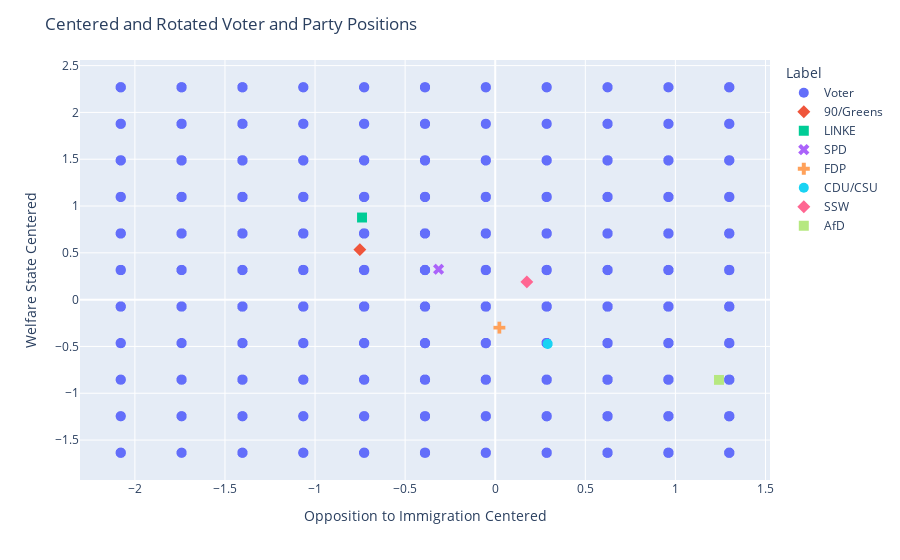

Notebook cell for this chart:
### Code cell
concatenated_df = pd.concat([voter_centered, party_centered], ignore_index=True)

fig = px.scatter(
    concatenated_df,
    x=f"{x_var} Centered",
    y=f"{y_var} Centered",
    color='Label',
    symbol='Label')
fig.update_traces(marker=dict(size=10))
fig.update_layout(title='Centered and Rotated Voter and Party Positions')
fig.show()

### Figure 1 — Plotly figure (JSON) as saved in the notebook; plotly's stock layout.template omitted (floating-point values rounded to 4 significant figures; data arrays with more than 128 entries replaced by an {"elided": "..."} marker saying what was removed)
{"data": [{"hovertemplate": "Label=Voter<br>Opposition to Immigration Centered=%{x}<br>Welfare State Centered=%{y}<extra></extra>", "legendgroup": "Voter", "marker": {"color": "#636efa", "size": 10, "symbol": "circle"}, "mode": "markers", "name": "Voter", "showlegend": true, "type": "scattergl", "x": {"elided": "7337 float values"}, "xaxis": "x", "y": {"elided": "7337 float values"}, "yaxis": "y"}, {"hovertemplate": "Label=90/Greens<br>Opposition to Immigration Centered=%{x}<br>Welfare State Centered=%{y}<extra></extra>", "legendgroup": "90/Greens", "marker": {"color": "#EF553B", "size": 10, "symbol": "diamond"}, "mode": "markers", "name": "90/Greens", "showlegend": true, "type": "scattergl", "x": [-0.7514], "xaxis": "x", "y": [0.5342], "yaxis": "y"}, {"hovertemplate": "Label=LINKE<br>Opposition to Immigration Centered=%{x}<br>Welfare State Centered=%{y}<extra></extra>", "legendgroup": "LINKE", "marker": {"color": "#00cc96", "size": 10, "symbol": "square"}, "mode": "markers", "name": "LINKE", "showlegend": true, "type": "scattergl", "x": [-0.7393], "xaxis": "x", "y": [0.8773], "yaxis": "y"}, {"hovertemplate": "Label=SPD<br>Opposition to Immigration Centered=%{x}<br>Welfare State Centered=%{y}<extra></extra>", "legendgroup": "SPD", "marker": {"color": "#ab63fa", "size": 10, "symbol": "x"}, "mode": "markers", "name": "SPD", "showlegend": true, "type": "scattergl", "x": [-0.3144], "xaxis": "x", "y": [0.3247], "yaxis": "y"}, {"hovertemplate": "Label=FDP<br>Opposition to Immigration Centered=%{x}<br>Welfare State Centered=%{y}<extra></extra>", "legendgroup": "FDP", "marker": {"color": "#FFA15A", "size": 10, "symbol": "cross"}, "mode": "markers", "name": "FDP", "showlegend": true, "type": "scattergl", "x": [0.02289], "xaxis": "x", "y": [-0.2996], "yaxis": "y"}, {"hovertemplate": "Label=CDU/CSU<br>Opposition to Immigration Centered=%{x}<br>Welfare State Centered=%{y}<extra></extra>", "legendgroup": "CDU/CSU", "marker": {"color": "#19d3f3", "size": 10, "symbol": "circle"}, "mode": "markers", "name": "CDU/CSU", "showlegend": true, "type": "scattergl", "x": [0.2912], "xaxis": "x", "y": [-0.4723], "yaxis": "y"}, {"hovertemplate": "Label=SSW<br>Opposition to Immigration Centered=%{x}<br>Welfare State Centered=%{y}<extra></extra>", "legendgroup": "SSW", "marker": {"color": "#FF6692", "size": 10, "symbol": "diamond"}, "mode": "markers", "name": "SSW", "showlegend": true, "type": "scattergl", "x": [0.1755], "xaxis": "x", "y": [0.1895], "yaxis": "y"}, {"hovertemplate": "Label=AfD<br>Opposition to Immigration Centered=%{x}<br>Welfare State Centered=%{y}<extra></extra>", "legendgroup": "AfD", "marker": {"color": "#B6E880", "size": 10, "symbol": "square"}, "mode": "markers", "name": "AfD", "showlegend": true, "type": "scattergl", "x": [1.242], "xaxis": "x", "y": [-0.8566], "yaxis": "y"}], "layout": {"legend": {"title": {"text": "Label"}, "tracegroupgap": 0}, "margin": {"t": 60}, "title": {"text": "Centered and Rotated Voter and Party Positions"}, "xaxis": {"anchor": "y", "domain": [0, 1], "title": {"text": "Opposition to Immigration Centered"}}, "yaxis": {"anchor": "x", "domain": [0, 1], "title": {"text": "Welfare State Centered"}}}}
